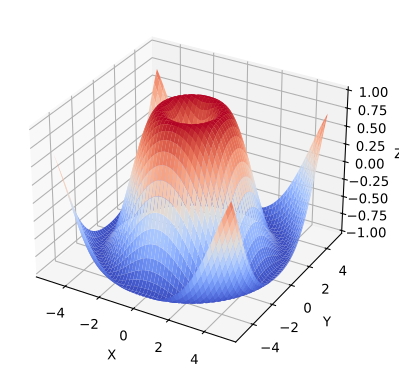

The Python source for this figure:
import matplotlib.pyplot as plt
import numpy as np
from mpl_toolkits.mplot3d import Axes3D

fig = plt.figure()
ax = fig.add_subplot(111, projection="3d")

x = np.linspace(-5, 5, 100)
y = np.linspace(-5, 5, 100)
X, Y = np.meshgrid(x, y)
Z = np.sin(np.sqrt(X**2 + Y**2))

ax.plot_surface(X, Y, Z, cmap="coolwarm")
ax.set_xlabel("X")
ax.set_ylabel("Y")
ax.set_zlabel("Z")
plt.savefig("p14.svg", bbox_inches="tight")
